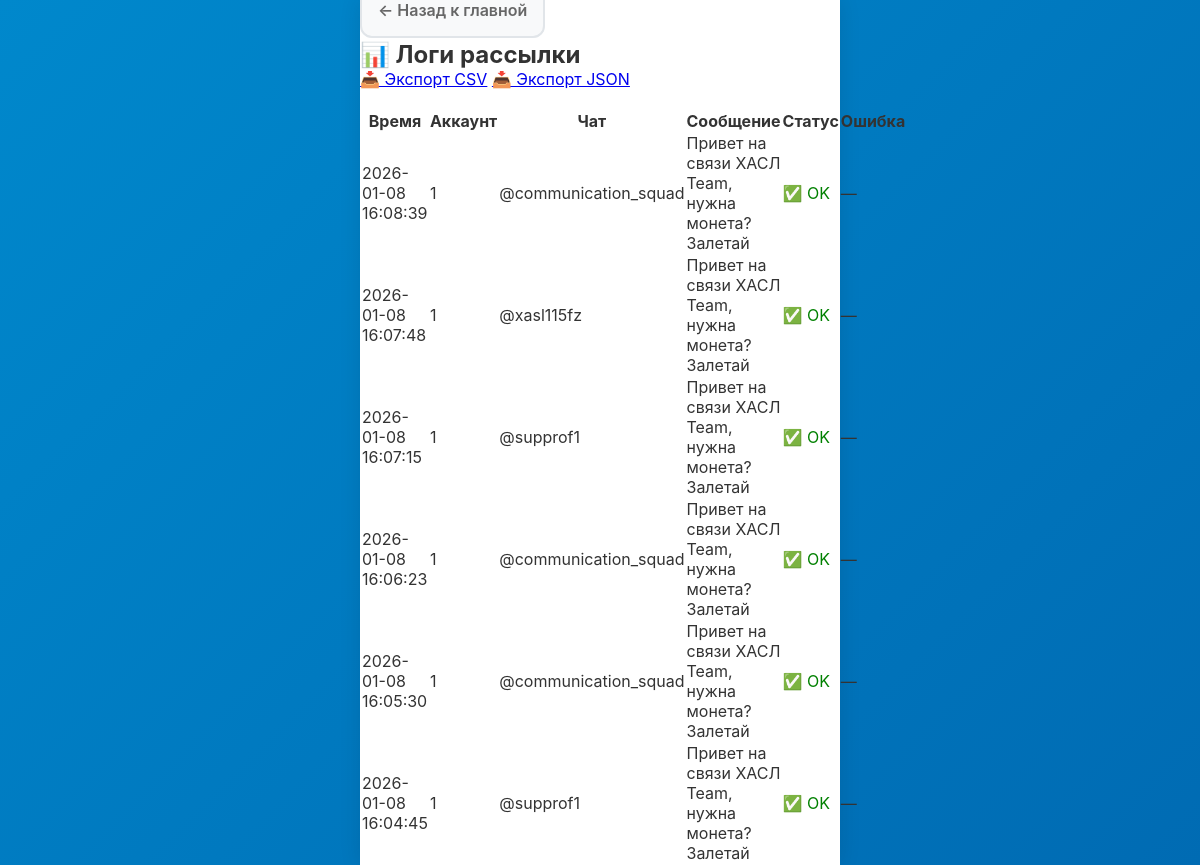
The app's page /logs (signed in) with its own data.
### app/db.py (models this page shows)
class Log(SQLModel, table=True):
    id: Optional[int] = Field(default=None, primary_key=True)
    account_id: int = Field(foreign_key="account.id")
    chat_id: Optional[int] = None
    chat_title: Optional[str] = None
    message: Optional[str] = None
    status: str                          # "OK" или "ERROR"
    error_reason: Optional[str] = None
    created_at: datetime = Field(default_factory=datetime.utcnow)
    account: Account = Relationship(back_populates="logs")

### app/routers.py (the view)
@router.get("/logs", response_class=HTMLResponse)
def list_logs(request: Request, session: Session = Depends(get_session), auth: bool = Depends(check_auth)):
    logs = session.exec(select(Log).order_by(Log.created_at.desc()).limit(100)).all()
    return templates.TemplateResponse("logs.html", {"request": request, "logs": logs})

### app/templates/logs.html
{% extends "base.html" %}
{% block content %}
<div style="margin-bottom: 20px;">
    <a href="/" class="btn btn-secondary" style="margin-right: 10px; text-decoration: none;">
        ← Назад к главной
    </a>
</div>
<h2>📊 Логи рассылки</h2>
<div style="margin-bottom: 20px;">
  <a href="/logs/export.csv" class="button">📥 Экспорт CSV</a>
  <a href="/logs/export.json" class="button">📥 Экспорт JSON</a>
</div>
<table>
  <tr>
    <th>Время</th>
    <th>Аккаунт</th>
    <th>Чат</th>
    <th>Сообщение</th>
    <th>Статус</th>
    <th>Ошибка</th>
  </tr>
  {% for log in logs %}
  <tr>
    <td>{{ log.created_at.strftime('%Y-%m-%d %H:%M:%S') }}</td>
    <td>{{ log.account_id }}</td>
    <td>{{ log.chat_title or log.chat_id or "—" }}</td>
    <td>{{ (log.message[:50] + "...") if log.message and log.message|length > 50 else (log.message or "—") }}</td>
    <td>
      {% if log.status == "OK" %}
        <span style="color: green;">✅ {{ log.status }}</span>
      {% else %}
        <span style="color: red;">❌ {{ log.status }}</span>
      {% endif %}
    </td>
    <td>{{ log.error_reason or "—" }}</td>
  </tr>
  {% endfor %}
</table>
{% endblock %}

### app/templates/base.html (style rules this page uses)
* { margin: 0; padding: 0; box-sizing: border-box; -webkit-tap-highlight-color: transparent; }
body { font-family: -apple-system, BlinkMacSystemFont, 'Segoe UI', Roboto, 'Helvetica Neue', Arial, sans-serif; background: linear-gradient(135deg, #0088cc 0%, #006bb3 100%); min-height: 100vh; color: #333; overflow-x: hidden; }
.btn { width: 100%; padding: 16px; background: linear-gradient(135deg, #0088cc 0%, #006bb3 100%); color: white; border: none; border-radius: 12px; font-size: 16px; font-weight: 600; cursor: pointer; transition: all 0.3s ease; margin-top: 10px; }
.btn-secondary { background: #f8f9fa; color: #666; border: 2px solid #e1e5e9; }

### records on screen
Log: created_at "2026-01-08 16:08:39", account_id "1", chat_title+chat "@communication_squad", message "Привет на связи ХАСЛ Team, нужна монета? Залетай", status "OK", error_reason "—"
Log: created_at "2026-01-08 16:07:48", account_id "1", chat_title+chat "@xasl115fz", message "Привет на связи ХАСЛ Team, нужна монета? Залетай", status "OK", error_reason "—"
Log: created_at "2026-01-08 16:07:15", account_id "1", chat_title+chat "@supprof1", message "Привет на связи ХАСЛ Team, нужна монета? Залетай", status "OK", error_reason "—"
Log: created_at "2026-01-08 16:06:23", account_id "1", chat_title+chat "@communication_squad", message "Привет на связи ХАСЛ Team, нужна монета? Залетай", status "OK", error_reason "—"
Log: created_at "2026-01-08 16:05:30", account_id "1", chat_title+chat "@communication_squad", message "Привет на связи ХАСЛ Team, нужна монета? Залетай", status "OK", error_reason "—"
Log: created_at "2026-01-08 16:04:45", account_id "1", chat_title+chat "@supprof1", message "Привет на связи ХАСЛ Team, нужна монета? Залетай", status "OK", error_reason "—"
